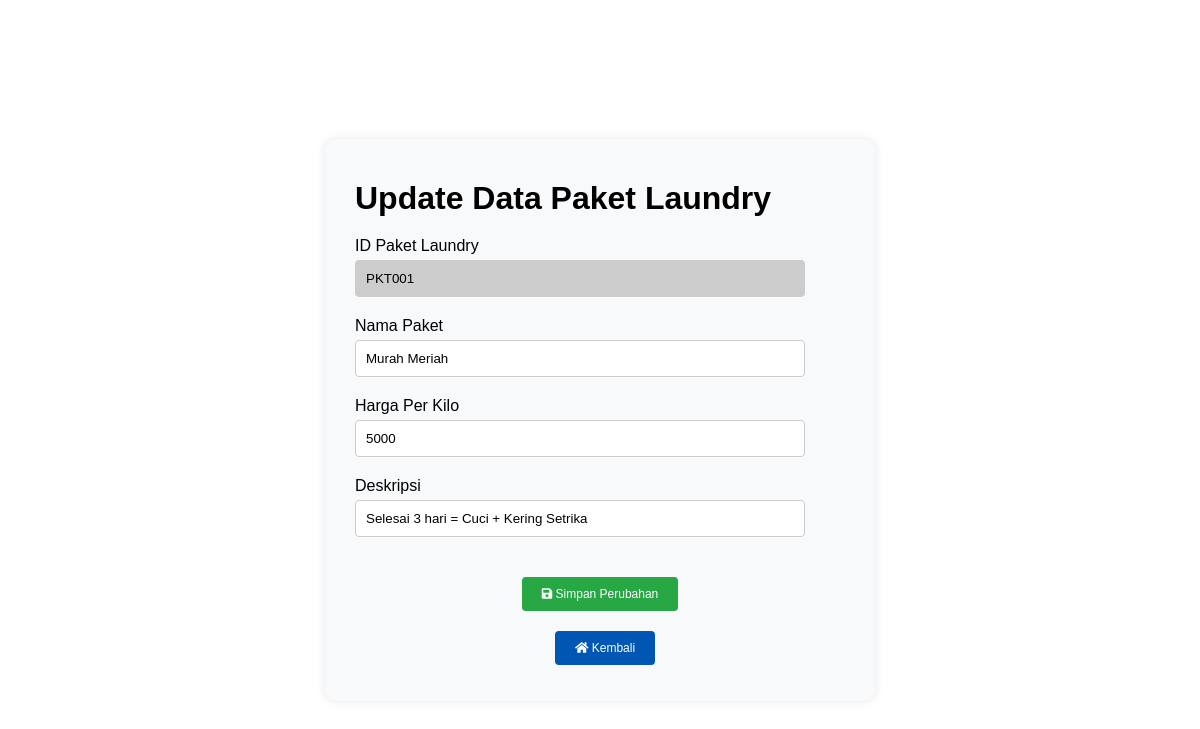
Screenshot of /paketlaundry/updatepaket.php?id_paket=PKT001 with the database file from the repository.
### tables this page shows
CREATE TABLE `paket_cuci` (
  `id_paket` varchar(10) NOT NULL,
  `paket` varchar(100) NOT NULL,
  `harga_kilo` int(11) NOT NULL,
  `deskripsi` varchar(255) NOT NULL
);

### paketlaundry/updatepaket.php (the view, shortened to what this page needs)
<?php
include('../function.php');
$id_paket = $_GET["id_paket"];
$status = $conn->prepare("SELECT * FROM paket_cuci WHERE id_paket = :id_paket");
$status->bindParam(':id_paket', $id_paket);
$status->execute();
$data = $status->fetch();
?>
<head>
    <link rel="stylesheet" href="https://cdnjs.cloudflare.com/ajax/libs/font-awesome/5.15.3/css/all.min.css">
</head>
<body>
    <div class="container">
        <div class="form-container">
            <h1>Update Data Paket Laundry</h1>
            <form method="post" enctype="multipart/form-data">
                <div>
                    <label for="nama">ID Paket Laundry</label>
                    <input type="text" maxlength="50" class="form-control" name="id_paket" id="id_paket" style="background-color: #ccc" value="<?= $data['id_paket'] ?? ''; ?>" required readonly>
                </div>
                <div>
                    <label for="harga_kilo">Nama Paket</label>
                    <input type="text" maxlength="30" class="form-control" name="paket" id="paket" value="<?= $data['paket']; ?>" required>
                </div>
                <div>
                    <label for="deskripsi">Harga Per Kilo</label>
                    <input type="text" maxlength="100" class="form-control" name="harga_kilo" id="harga_kilo" value="<?= $data['harga_kilo']; ?>" required>
                </div>
                <div>
                    <label for="deskripsi">Deskripsi</label>
                    <input type="text" maxlength="100" class="form-control" name="deskripsi" id="deskripsi" value="<?= $data['deskripsi']; ?>" required>
                </div>
                <div class="center-button">
                    <button type="submit" name="submit" class="btn btn-save">
                        <i class="fas fa-save"></i> Simpan Perubahan
                    </button>
                </div>
                <div class="center-button">
                    <a href="../paketlaundry/list_paketlaundry.php" class="btn btn-back">
                        <i class="fas fa-home"></i> Kembali</a>
                </div>
            </form>
        </div>
    </div>
</body>
</html>

### paketlaundry/updatepaket.php (style rules this page uses)
body { height: 100vh; font-family: Arial, Helvetica, sans-serif; }
.container { display: flex; justify-content: center; align-items: center; height: 100%; margin: 20px; }
.form-container { width: 500px; padding: 20px; padding-left: 30px; background-color: #f8f9fa; box-shadow: 0px 0px 10px rgba(0, 0, 0, 0.1); border-radius: 10px; margin: 10px 30px; }
h1 { margin-bottom: 20px; }
.form-control { width: 90%; padding: 10px; border: 1px solid #ccc; border-radius: 4px; margin-top: 5px; margin-bottom: 20px; }
.center-button { display: flex; justify-content: center; margin-top: 20px; }
.center-button button { margin-right: 10px; }
.btn { padding: 10px 20px; background-color: #dc3545; color: #fff; border: none; border-radius: 4px; cursor: pointer; text-decoration: none; font-size: 12px; }
.btn-save { background-color: #28a745; }
.btn-back { background-color: #0056b3; }

### rows the page displays
paket_cuci: id_paket "PKT001", paket "Murah Meriah", harga_kilo "5000", deskripsi "Selesai 3 hari = Cuci + Kering Setrika"
